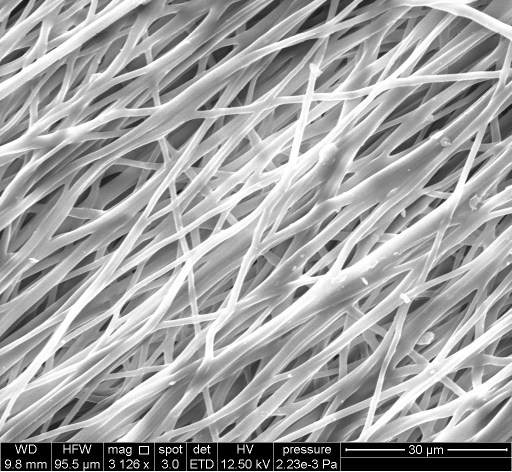
#> input picture percent4m.tif, 1024 x 943 px (shown at 1/2 size)
$ python fiberAlignment.py
#> lines starting #> are read from the running program, lines starting #| are printed output that depends on the picture; after the words box and inside, x2 and y2 are one past the last pixel; in counts of white or black regions, pixels touching at a corner belong together; long printed decimals are rounded
import cv2
import numpy as np
import math
import matplotlib

def FiberAlignment(inputImagePath):
    # load the image, convert it to grayscale, and blur it slightly
    image = cv2.imread(inputImagePath)
    gray = cv2.cvtColor(image, cv2.COLOR_BGR2GRAY)
    blurred = cv2.GaussianBlur(gray, (3, 3), 0)

    # apply Canny edge detection using a wide threshold, tight
    # threshold, and automatically determined threshold
    wide = cv2.Canny(blurred, 10, 200)
    tight = cv2.Canny(blurred, 225, 250)
    # auto = auto_canny(blurred)

    return wide

def mad(arr):
    """ Median Absolute Deviation: a "Robust" version of standard deviation.
        Indices variabililty of the sample.
        https://en.wikipedia.org/wiki/Median_absolute_deviation
    """
    arr = np.ma.array(arr).compressed() # should be faster to not use masked arrays.
    med = np.median(arr)
    return np.median(np.abs(arr - med))

if __name__=="__main__":
    image = cv2.imread("percent4m.tif")
#> image is the input picture: shape (943, 1024, 3); min 0, max 255, mean 160.9
    gray = cv2.cvtColor(image, cv2.COLOR_BGR2GRAY)
    edges = cv2.Canny(gray, 50, 150, apertureSize=3)
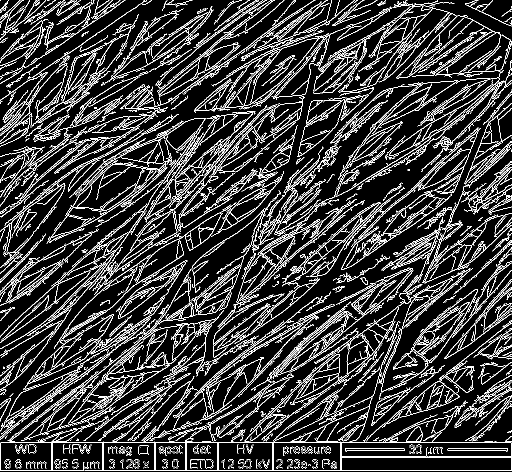
#> edges: shape (943, 1024) (shown at 1/2 size); 15.1% white in thin lines or dots

    minLineLength = 0
    maxLineGap = 5

    lines = cv2.HoughLinesP(edges, 1, np.pi / 180, 100, minLineLength, maxLineGap)
#> lines = 2337 rows, first 6: [1, 941, 166, 941], [550, 885, 701, 885], [878, 259, 894, 248], [898, 63, 916, 45], [810, 199, 819, 190], [175, 764, 229, 721]

    theLines = []
    for line in lines:
        for x1, y1, x2, y2 in line:
            theLines.append((x1,y1, x2, y2))
            cv2.line(image, (x1, y1), (x2, y2), (255, 255, 0), 2)
#> this loop made 2337 passes
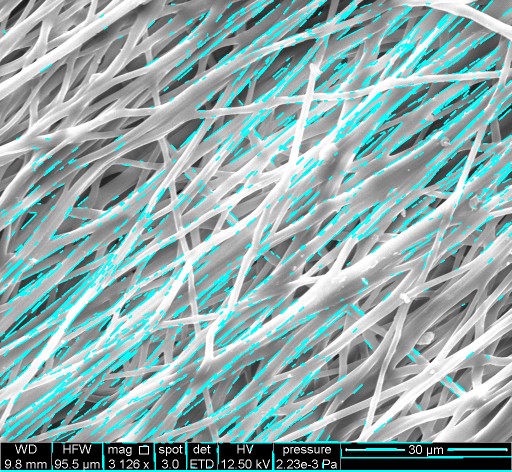
#> image: shape (943, 1024, 3) (shown at 1/2 size); 10.85% of pixels changed, all inside (x1, y1, x2, y2) = (0, 0, 1024, 943)
#> after the loop, theLines = 2337 items, first 6: (1, 941, 166, 941), (550, 885, 701, 885), (878, 259, 894, 248), (898, 63, 916, 45), (810, 199, 819, 190), (175, 764, 229, 721)

    slopes = []
    for line in theLines:
        x1, y1, x2, y2 = line
        angle = np.rad2deg(
            np.arctan2(y2 - y1, x2 - x1)
        ) + 180
        slopes.append(angle)
#> this loop made 2337 passes
#> (x1, y1, x2, y2, angle) on passes 1 to 3: (1, 941, 166, 941, 180), (550, 885, 701, 885, 180), (878, 259, 894, 248, 145.5)
#> after the loop, slopes = 2337 values, max 270 at index 851, min 90 at index 798, mean 142.7

    av = mad(slopes)
#> in mad, `arr = np.ma.array(arr).compressed()`: arr has the same summary as slopes outside mad
#> in mad, `med = np.median(arr)`: med = 138
#> av = 3.33
    print(av)
#| 3.327

    cv2.imwrite('out.png', image)
